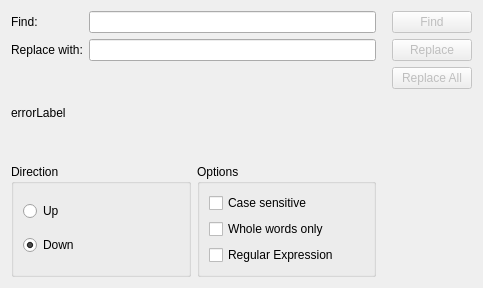
<?xml version="1.0" encoding="UTF-8"?>
<ui version="4.0">
 <class>FindReplaceForm</class>
 <widget class="QWidget" name="FindReplaceForm">
  <property name="geometry">
   <rect>
    <x>0</x>
    <y>0</y>
    <width>483</width>
    <height>288</height>
   </rect>
  </property>
  <property name="windowTitle">
   <string>Form</string>
  </property>
  <layout class="QGridLayout" name="gridLayout">
   <item row="0" column="0">
    <layout class="QVBoxLayout" name="verticalLayout_5">
     <item>
      <layout class="QVBoxLayout" name="verticalLayout_2">
       <item>
        <layout class="QGridLayout" name="gridLayout_3">
         <item row="0" column="0">
          <widget class="QLabel" name="label">
           <property name="text">
            <string>Find:</string>
           </property>
           <property name="buddy">
            <cstring>textToFind</cstring>
           </property>
          </widget>
         </item>
         <item row="0" column="1">
          <widget class="QLineEdit" name="textToFind"/>
         </item>
         <item row="1" column="0">
          <widget class="QLabel" name="replaceLabel">
           <property name="text">
            <string>Replace with:</string>
           </property>
           <property name="buddy">
            <cstring>textToReplace</cstring>
           </property>
          </widget>
         </item>
         <item row="1" column="1">
          <widget class="QLineEdit" name="textToReplace"/>
         </item>
        </layout>
       </item>
      </layout>
     </item>
     <item>
      <widget class="QLabel" name="errorLabel">
       <property name="text">
        <string>errorLabel</string>
       </property>
      </widget>
     </item>
     <item>
      <layout class="QHBoxLayout" name="horizontalLayout">
       <item>
        <widget class="QGroupBox" name="groupBox">
         <property name="title">
          <string>Direction</string>
         </property>
         <layout class="QVBoxLayout" name="verticalLayout_3">
          <item>
           <widget class="QRadioButton" name="upRadioButton">
            <property name="text">
             <string>Up</string>
            </property>
           </widget>
          </item>
          <item>
           <widget class="QRadioButton" name="downRadioButton">
            <property name="text">
             <string>Down</string>
            </property>
            <property name="checked">
             <bool>true</bool>
            </property>
           </widget>
          </item>
         </layout>
        </widget>
       </item>
       <item>
        <widget class="QGroupBox" name="groupBox_2">
         <property name="title">
          <string>Options</string>
         </property>
         <layout class="QVBoxLayout" name="verticalLayout_4">
          <item>
           <widget class="QCheckBox" name="caseCheckBox">
            <property name="text">
             <string>Case sensitive</string>
            </property>
           </widget>
          </item>
          <item>
           <widget class="QCheckBox" name="wholeCheckBox">
            <property name="text">
             <string>Whole words only</string>
            </property>
           </widget>
          </item>
          <item>
           <widget class="QCheckBox" name="regexCheckBox">
            <property name="toolTip">
             <string>&lt;!DOCTYPE HTML PUBLIC &quot;-//W3C//DTD HTML 4.0//EN&quot; &quot;http://www.w3.org/TR/REC-html40/strict.dtd&quot;&gt;
&lt;html&gt;&lt;head&gt;&lt;meta name=&quot;qrichtext&quot; content=&quot;1&quot; /&gt;&lt;style type=&quot;text/css&quot;&gt;
p, li { white-space: pre-wrap; }
&lt;/style&gt;&lt;/head&gt;&lt;body style=&quot; font-family:'Sans'; font-size:10pt; font-weight:400; font-style:normal;&quot;&gt;
&lt;p style=&quot; margin-top:0px; margin-bottom:0px; margin-left:0px; margin-right:0px; -qt-block-indent:0; text-indent:0px;&quot;&gt;whether the text to search should be interpreted as a regular expression.&lt;/p&gt;
&lt;p style=&quot;-qt-paragraph-type:empty; margin-top:0px; margin-bottom:0px; margin-left:0px; margin-right:0px; -qt-block-indent:0; text-indent:0px;&quot;&gt;&lt;/p&gt;
&lt;p style=&quot; margin-top:0px; margin-bottom:0px; margin-left:0px; margin-right:0px; -qt-block-indent:0; text-indent:0px;&quot;&gt;You may want to take a look at the syntax of regular expressions:&lt;/p&gt;
&lt;p style=&quot; margin-top:0px; margin-bottom:0px; margin-left:0px; margin-right:0px; -qt-block-indent:0; text-indent:0px;&quot;&gt;&lt;a href=&quot;http://doc.trolltech.com/qregexp.html&quot;&gt;&lt;span style=&quot; text-decoration: underline; color:#0000ff;&quot;&gt;http://doc.trolltech.com/qregexp.html&lt;/span&gt;&lt;/a&gt;&lt;/p&gt;&lt;/body&gt;&lt;/html&gt;</string>
            </property>
            <property name="text">
             <string>Regular Expression</string>
            </property>
           </widget>
          </item>
         </layout>
        </widget>
       </item>
      </layout>
     </item>
    </layout>
   </item>
   <item row="0" column="1">
    <layout class="QVBoxLayout" name="verticalLayout">
     <property name="leftMargin">
      <number>10</number>
     </property>
     <item>
      <widget class="QPushButton" name="findButton">
       <property name="enabled">
        <bool>false</bool>
       </property>
       <property name="text">
        <string>Find</string>
       </property>
      </widget>
     </item>
     <item>
      <widget class="QPushButton" name="replaceButton">
       <property name="enabled">
        <bool>false</bool>
       </property>
       <property name="text">
        <string>Replace</string>
       </property>
      </widget>
     </item>
     <item>
      <widget class="QPushButton" name="replaceAllButton">
       <property name="enabled">
        <bool>false</bool>
       </property>
       <property name="text">
        <string>Replace All</string>
       </property>
      </widget>
     </item>
     <item>
      <spacer name="verticalSpacer">
       <property name="orientation">
        <enum>Qt::Vertical</enum>
       </property>
       <property name="sizeHint" stdset="0">
        <size>
         <width>20</width>
         <height>40</height>
        </size>
       </property>
      </spacer>
     </item>
    </layout>
   </item>
  </layout>
 </widget>
 <resources/>
 <connections/>
</ui>
